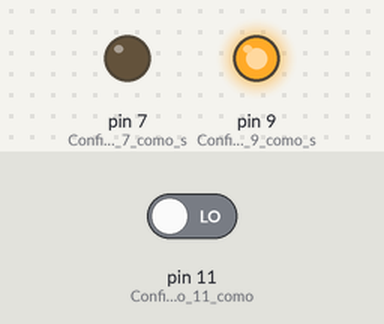
The sketch below on a simulated Arduino Uno, built with avr-gcc and run on an emulated ATmega328P. Shown: output pins drawn as LEDs (lit = HIGH). Inputs (shaded band) come from the test bench; at power-on: pin 11 (Configura_o_pino_11_como) LOW.

Above: at 1.2 s.
1.3 s: pin 11 (Configura_o_pino_11_como) driven HIGH
At 2.5 s:
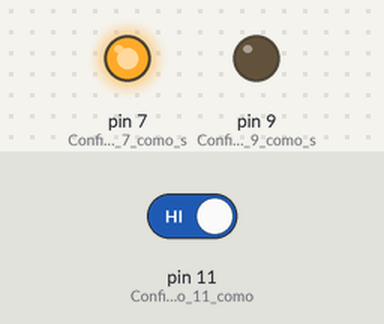
2.8 s: pin 11 (Configura_o_pino_11_como) driven LOW
At 3.7 s:
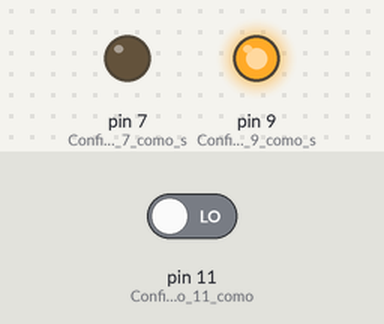
Timing chart, 0 to 5.8 s (numbered marks = the images above; inputs shaded):
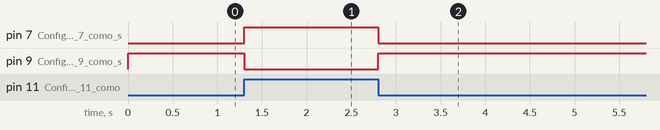

Measured:
- after the input at 1.3 s, pin 7 (Configura_o_pino_7_como_s): LOW → HIGH at once; pin 9 (Configura_o_pino_9_como_s): HIGH → LOW at once
- after the input at 2.8 s, pin 7 (Configura_o_pino_7_como_s): HIGH → LOW at once; pin 9 (Configura_o_pino_9_como_s): LOW → HIGH at once

The sketch:

2_leds_com_botao.ino
```cpp
void setup()
{
  pinMode(7,OUTPUT);//Configura o pino 7 como saida
  pinMode(9,OUTPUT);//Configura o pino 9 como saida
  pinMode(11,INPUT);//Configura o pino 11 como entrada
}
void loop()
{
  if (digitalRead(11) == HIGH)//se existir 5V no pino 11 faça:
  {
    digitalWrite(7,HIGH); //liga o led do pino 7
    digitalWrite(9,LOW); //desliga o led do pino 9
  }
  else //se não
  {
    digitalWrite(7,LOW); //desliga o led do pino 7
    digitalWrite(9,HIGH); //liga o led do pino 9
  }
}
```
